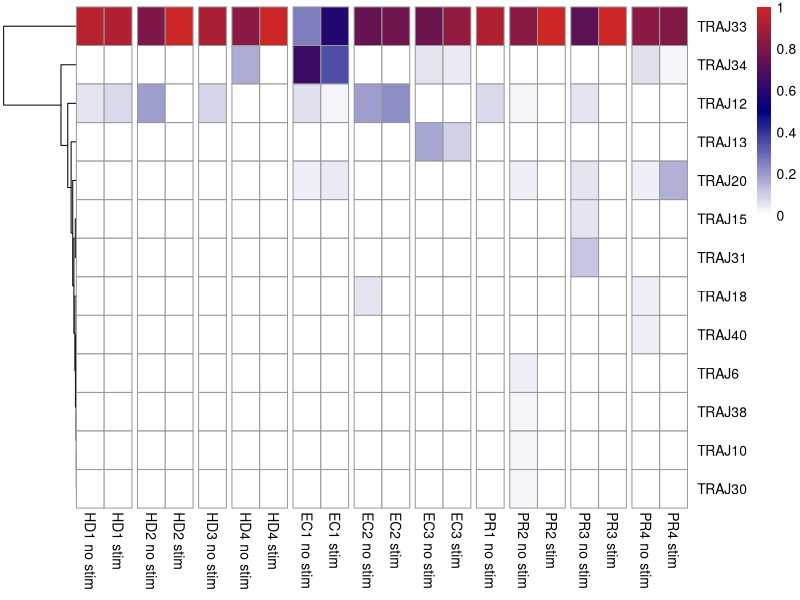

Source code (R):
#This code is used to create a heatmap to get the TRAJ distrubution of the patient samples under stimulated and un-stimulated conditions
#We upload the excel data and then clean the data for the relevant information. Then we find the expanded clones (defined in terms of TCRusage and CDR3a and CDR3b sequences)
#For the expanded clones, we calculate the fraction of different TRAJ and plot them as a heatmap with x-axis giving the different patients at stimulated and un-stimulated conditions and the y-axis giving the fractions of TRAJ expression 

library(readxl)
my_data <- read_xlsx("HIV data_Pooled_Final.xlsx", col_types = "text", col_names = TRUE)#The data is read
new_data1<-my_data[,-c(1,3,4,6,8,11,12,16,17,33,34,35)]#The relevant columns are selected

library(dplyr)
new_data1<-new_data1%>%filter(TRBV != "NA", TRBJ != "NA", TRAV != "NA", TRAJ !="NA", CDR3a !="NA",  CDR3b !="NA", Stimulation != "BSV18")#Get rid of columns with NA values for TCRusage and BSV18 stimulation condition
new_data1<-new_data1%>%filter(TRAV !="TRAV1-1")#Get rid of data with TRAV1-1 because MAIT cells are defined as TRAV1-2
new_data1$TCRusage <-do.call(paste0, new_data1[c("TRAV","TRAJ","TRBV","TRBJ")])#Create a new column called TCRusage which put together TRAV,TRAJ, TRBV, TRBJ

library(dplyr)
test<- count(new_data1, Subject, Stimulation, TRAJ, TCRusage,CDR3a,CDR3b)#Count the number of cells with a given TCR usage and CDR3a and CDR3b sequences


#For expanded clones

library(reshape2)
final200<-test %>% filter(n != 1)# We are interested in the expanded clones so we get rid of cells that appear once with a given TCR usage and CDR3a and CDR3b sequences

final500<-acast(final200, TRAJ~Subject+Stimulation, value.var = "n", fun.aggregate = sum)# Calculate the number of times one kind of TRAJ occurs for different patients at stimulated and un-stimulated conditions

final600<- apply(final500,2,function(x){x/sum(x)})#Calculate the fractions of different TRAJ sequence for different patients at stimulated and un-stimulated conditions 
final700<-final600[,c(8,7,10,9,11,13,12,2,1,4,3,6,5,14,16,15,18,17,20,19)] #Re-arrange the data 
colnames(final700)<-c("HD1 no stim","HD1 stim","HD2 no stim","HD2 stim","HD3 no stim","HD4 no stim","HD4 stim","EC1 no stim","EC1 stim","EC2 no stim","EC2 stim","EC3 no stim","EC3 stim","PR1 no stim","PR2 no stim","PR2 stim","PR3 no stim","PR3 stim","PR4 no stim","PR4 stim")

#Make the heatmap for the processed data
library(pheatmap)
result <-pheatmap(final700, color = colorRampPalette (c("white","navy","firebrick3"))(100), cluster_rows = TRUE, cluster_cols = FALSE,clustering_distance_rows = "euclidean", clustering_method = "complete",gaps_col =c(2,4,5,7,9,11,13,14,16,18,20))

